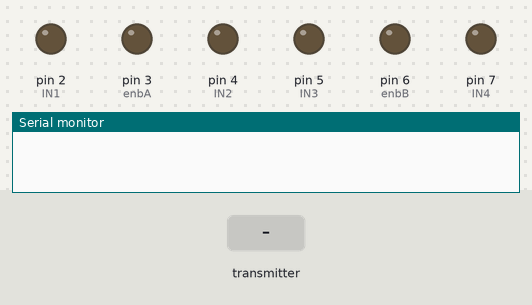
The sketch below on a simulated Arduino Uno, built with avr-gcc and run on an emulated ATmega328P. Parts: output pins drawn as LEDs (lit = HIGH), the last lines printed to the serial monitor. The inputs (shaded band) are chosen by the test bench. No radio packets arrive unless stated.

Above: at 1.2 s.
1.3 s: the transmitter starts sending data.0 = 0
At 2.0 s:
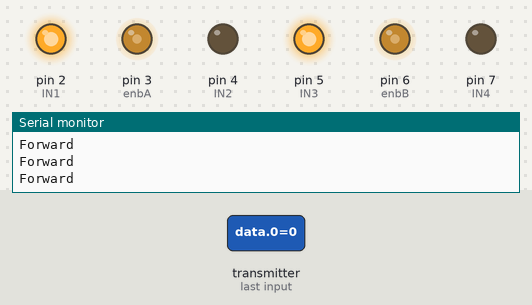
2.8 s: the transmitter starts sending data.0 = 512
At 3.2 s:
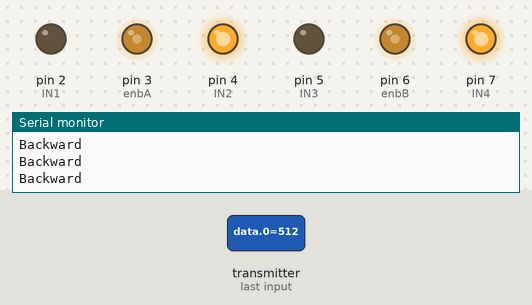
4.3 s: the transmitter starts sending data.0 = 256
At 5.5 s:
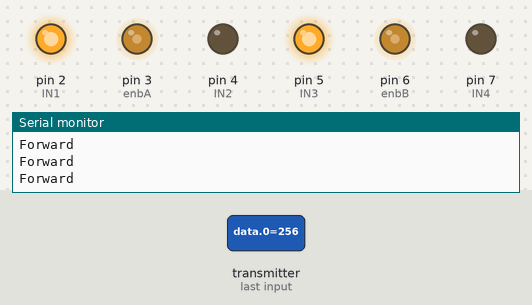
5.8 s: the transmitter starts sending data.0 = 1023
At 6.6 s:
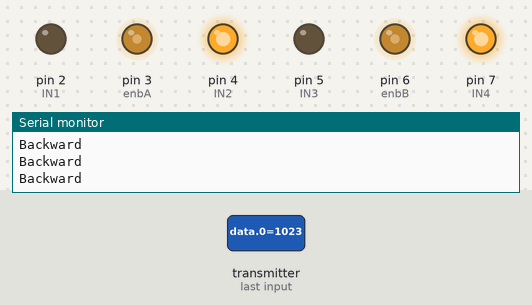
Timing chart, 0 to 8.3 s (numbered marks = the images above; inputs shaded):
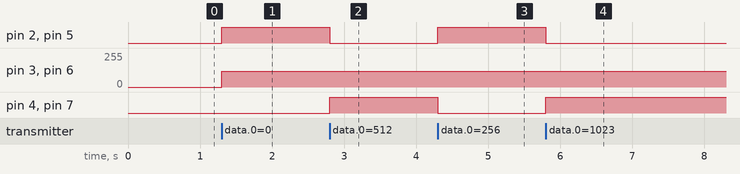

The sketch:

receiver.ino
```cpp
#include <SPI.h>
#include "RF24.h"

const int enbA = 3;
const int enbB = 6;
const int IN1 = 2;
const int IN2 = 4;
const int IN3 = 5;
const int IN4 = 7;

int RightSpd = 120;
int LeftSpd = 120;
int data[2];

RF24 radio(8, 9);
const uint64_t pipe = 0xE8E8F0F0E1LL;

void setup()
{
  pinMode(enbA, OUTPUT);
  pinMode(enbB, OUTPUT);
  pinMode(IN1, OUTPUT);
  pinMode(IN2, OUTPUT);
  pinMode(IN3, OUTPUT);
  pinMode(IN4, OUTPUT);

  Serial.begin(9600);
  radio.begin();
  radio.openReadingPipe(1, pipe);
  radio.setPALevel(RF24_PA_HIGH);
  radio.startListening();
}

void loop()
{
  if (radio.available())
  {
    radio.read(data, sizeof(data));

    if (data[0] < 340)
    {
      analogWrite(enbA, RightSpd);
      analogWrite(enbB, LeftSpd);
      digitalWrite(IN1, HIGH);
      digitalWrite(IN2, LOW);
      digitalWrite(IN3, HIGH);
      digitalWrite(IN4, LOW);
      Serial.println("Forward");
    }
    else if (data[0] > 360)
    {
      analogWrite(enbA, RightSpd);
      analogWrite(enbB, LeftSpd);
      digitalWrite(IN1, LOW);
      digitalWrite(IN2, HIGH);
      digitalWrite(IN3, LOW);
      digitalWrite(IN4, HIGH);
      Serial.println("Backward");
    }
    else if (data[1] > 160)
    {
      analogWrite(enbA, RightSpd);
      analogWrite(enbB, LeftSpd);
      digitalWrite(IN1, LOW);
      digitalWrite(IN2, HIGH);
      digitalWrite(IN3, HIGH);
      digitalWrite(IN4, LOW);
      Serial.println("Right");
    }
    else if (data[1] < 140)
    {
      analogWrite(enbA, RightSpd);
      analogWrite(enbB, LeftSpd);
      digitalWrite(IN1, HIGH);
      digitalWrite(IN2, LOW);
      digitalWrite(IN3, LOW);
      digitalWrite(IN4, HIGH);
      Serial.println("Left");
    }
    else
    {
      analogWrite(enbA, 0);
      analogWrite(enbB, 0);
      digitalWrite(IN1, LOW);
      digitalWrite(IN2, LOW);
      digitalWrite(IN3, LOW);
      digitalWrite(IN4, LOW);
      Serial.println("Stop");
    }
  }
}
```

Measured:
- after the input at 1.3 s, pin 2 (IN1), pin 5 (IN3): LOW → HIGH at once; pin 3 (enbA), pin 6 (enbB): 0/255 → 120/255 at once
- after the input at 2.8 s, pin 2 (IN1), pin 5 (IN3): HIGH → LOW at once; pin 4 (IN2), pin 7 (IN4): LOW → HIGH at once
- after the input at 4.3 s, pin 2 (IN1), pin 5 (IN3): LOW → HIGH at once; pin 4 (IN2), pin 7 (IN4): HIGH → LOW at once
- after the input at 5.8 s, pin 2 (IN1), pin 5 (IN3): HIGH → LOW at once; pin 4 (IN2), pin 7 (IN4): LOW → HIGH at once
